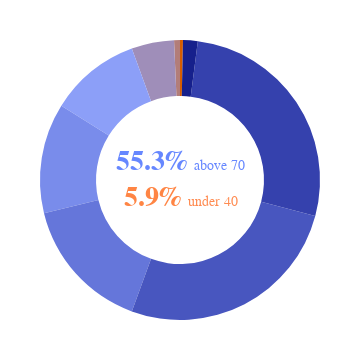

The notebook cell this image was saved under:
### Code cell
# Pie chart of all sleep days Quality score
import plotly.graph_objects as go
import plotly.express as px
import numpy as np
import pandas as pd
import calendar

# Define the score intervals
intervals = [(0, 20), (20, 30), (30, 40), (40, 50), 
             (50, 60), (60, 70), (70, 80), (80, 90), (90, 100)]

# Count days in each interval
interval_counts = []
interval_labels = []

for low, high in intervals:
    count = len(df[(df['overall_score'] >= low) & (df['overall_score'] < high)])
    interval_counts.append(count)
    interval_labels.append(f'{low}-{high}')

# Handle the last interval to include 100
interval_counts[-1] = len(df[(df['overall_score'] >= 90) & (df['overall_score'] <= 100)])

# Map colors based on the actual score values 
slice_colors = []
for i, (low, high) in enumerate(intervals):
    if i <= 5:  
        mid_score = low
    else:  # All other intervals - use middle value
        mid_score = (low + high) / 2
    
    normalized = (mid_score - 0) / (100 - 0)
    color_idx = int(normalized * 99)
    slice_colors.append(px.colors.sample_colorscale(COLOR_SCALES['sleep_score'], 100)[color_idx])

# Create pie chart
fig = go.Figure(data=[go.Pie(
    labels=interval_labels,
    values=interval_counts,
    hole=0.6,
    textinfo='none',
    hovertemplate='<b>Score Range: %{label}</b><br>Days: %{value}<br>Percentage: %{percent}<extra></extra>',
    marker=dict(
        colors=slice_colors,  # <-- CHANGED THIS LINE
        line=dict(
            color=COLOR_SCALES['paper_bg'],
            width=0.5
        )
    ),
    showlegend=False,
    sort=False  
)])

# Calculate % of days above 70
days_above_70 = len(df[df['overall_score'] > 70])
total_days = len(df)
percent_above_70 = (len(df[df['overall_score'] >= 70]) / len(df) * 100)
percent_under_40 = (len(df[df['overall_score'] < 40]) / len(df) * 100)

# Add centered annotation
fig.add_annotation(
    text=f"<b style='color:#6687FF'>{percent_above_70:.1f}%</b> <span style='font-size:14px; color:#6687FF'>above 70</span><br><b style='color:#FF8544'>{percent_under_40:.1f}%</b> <span style='font-size:14px; color:#FF8C52'>under 40</span>",  # Added comma here
    x=0.5, y=0.5,
    xref='paper', yref='paper',
    showarrow=False,
    font=dict(
        size=28,
        color='#6687FF'  # This is overridden by inline styles
    ),
    align='center'
)

fig.update_layout(
    **get_chart_style(),  # Apply all style settings
    #title_text=f'Sleep Score Distribution<br>({len(df)} days across {df["year"].min()}-{df["year"].max()})',
    margin=dict(t=40, b=40, l=40, r=40, pad=0),  # Margin for legends
    width=360,
    height=360,
    showlegend=True
)

# Add color bar
#add_colorbar_legend(fig, y_position=-0.2)

fig.write_html("sleep_quality_pie.html", include_plotlyjs='cdn', config={'displayModeBar': False})

fig.show()

### Figure 1 — Plotly figure (JSON) as saved in the notebook; plotly's stock layout.template omitted (floating-point values rounded to 4 significant figures)
{"data": [{"hole": 0.6, "hovertemplate": "<b>Score Range: %{label}</b><br>Days: %{value}<br>Percentage: %{percent}<extra></extra>", "labels": ["0-20", "20-30", "30-40", "40-50", "50-60", "60-70", "70-80", "80-90", "90-100"], "marker": {"colors": ["rgb(214, 93, 0)", "rgb(178, 125, 121)", "rgb(159, 142, 185)", "rgb(140, 159, 248)", "rgb(121, 140, 235)", "rgb(101, 118, 218)", "rgb(72, 86, 191)", "rgb(53, 65, 173)", "rgb(22, 32, 140)"], "line": {"color": "rgba(0,0,0,0)", "width": 0.5}}, "showlegend": false, "sort": false, "textinfo": "none", "type": "pie", "values": [2, 4, 29, 62, 75, 92, 156, 160, 10]}], "layout": {"annotations": [{"align": "center", "font": {"color": "#6687FF", "size": 28}, "showarrow": false, "text": "<b style='color:#6687FF'>55.3%</b> <span style='font-size:14px; color:#6687FF'>above 70</span><br><b style='color:#FF8544'>5.9%</b> <span style='font-size:14px; color:#FF8C52'>under 40</span>", "x": 0.5, "xref": "paper", "y": 0.5, "yref": "paper"}], "font": {"color": "#B5C5FF", "family": "Arial, sans-serif", "size": 10}, "height": 360, "margin": {"b": 40, "l": 40, "pad": 0, "r": 40, "t": 40}, "paper_bgcolor": "rgba(0,0,0,0)", "plot_bgcolor": "rgba(97, 108, 132, 0.1)", "showlegend": true, "title": {"font": {"color": "#DAE2FF", "family": "Arial, sans-serif", "size": 20}, "x": 0.5, "xanchor": "center"}, "width": 360, "xaxis": {"gridcolor": "rgba(97, 108, 132, 0.5)", "gridwidth": 1, "linecolor": "rgba(97, 108, 132, 0.5)", "title": {"font": {"color": "#B5C5FF", "family": "Arial, sans-serif", "size": 10}}, "zeroline": false}, "yaxis": {"gridcolor": "rgba(97, 108, 132, 0.5)", "gridwidth": 1, "linecolor": "rgba(97, 108, 132, 0.5)", "title": {"font": {"color": "#B5C5FF", "family": "Arial, sans-serif", "size": 10}}, "zeroline": false}}}
